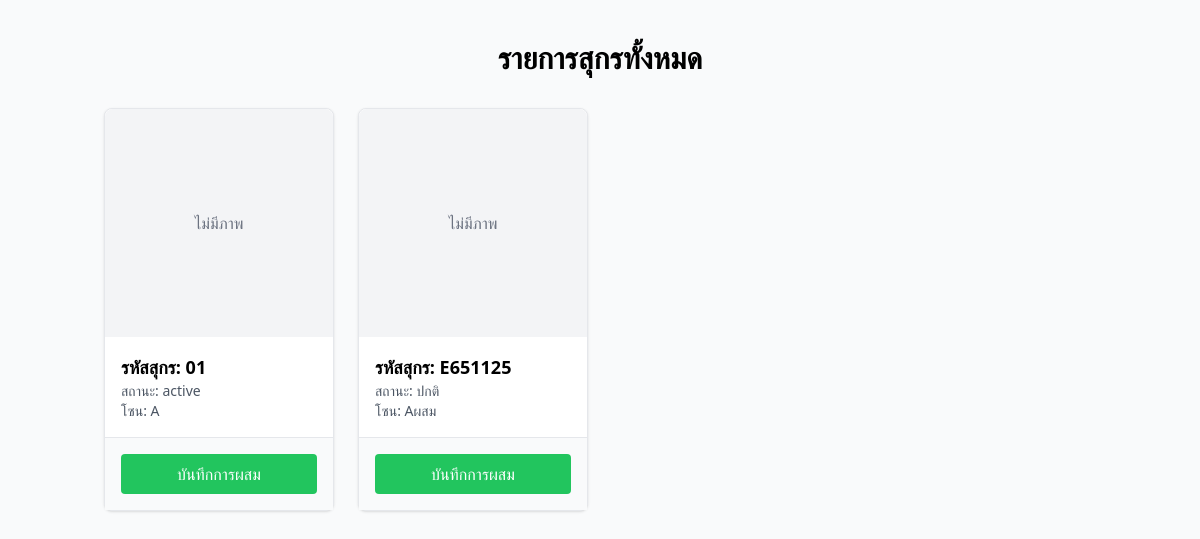
The page /pigs/ on the database as committed earlier.
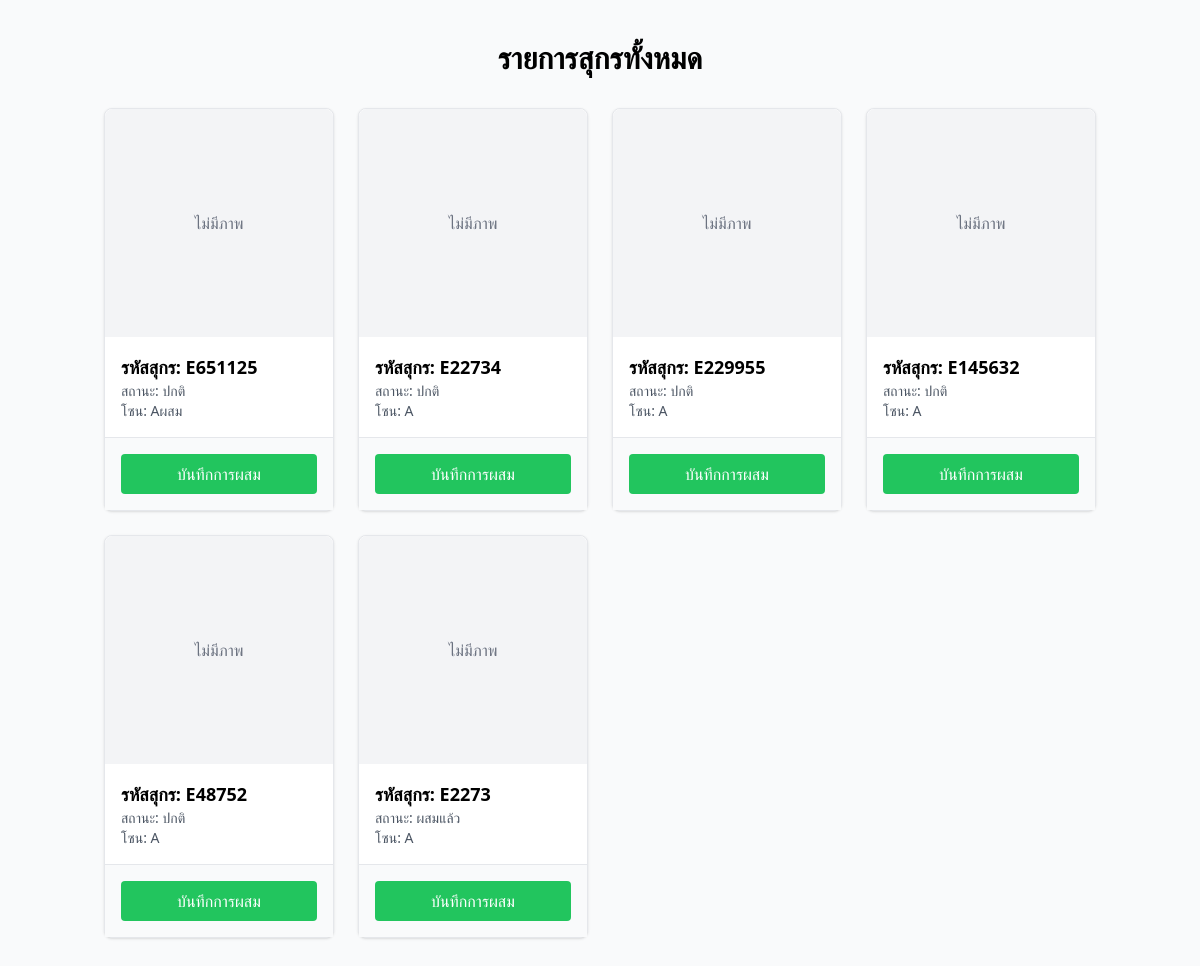
The same page on the database as committed later.
### myapp/models.py (models this page shows, shortened)
class Pig(models.Model):
    pig_id = models.CharField(max_length=50, unique=True)
    name = models.CharField(max_length=100)
    status = models.CharField(
        max_length=50,
        choices=[('ready', 'Ready for Breeding'), ('waiting', 'Waiting for Delivery')],
        default='ready'
    )
    zone = models.CharField(max_length=50)
    address_lock = models.CharField(max_length=100)
    image = models.ImageField(upload_to='pigs/', blank=True, null=True)  # เพิ่มฟิลด์สำหรับอัพโหลดรูปภาพ

### myapp/views.py (the view)
# urls.py: path('pigs/', views.pig_list, name='pig_list'),  # เส้นทางสำหรับแสดงรายการหมู
def pig_list(request):
    query = request.GET.get('q', '')  # คำค้นหา
    status_filter = request.GET.get('status', '')  # สถานะ (ready หรือ waiting)
    zone_filter = request.GET.get('zone', '')  # โซน
    pigs = Pig.objects.all()
    if query:
        pigs = pigs.filter(Q(pig_id__icontains=query) | Q(name__icontains=query))
    if status_filter:
        pigs = pigs.filter(status=status_filter)
    if zone_filter:
        pigs = pigs.filter(zone__icontains=zone_filter)
    return render(request, 'myapp/pig_list.html', {'pigs': pigs})

### myapp/templates/myapp/pig_list.html (shortened to what this page needs)
<!DOCTYPE html>
<html lang="en">
<head>
    <script src="https://cdn.tailwindcss.com"></script>
</head>
<body class="bg-gray-50">
    <div class="container mx-auto px-4 py-10">
        <h1 class="text-3xl font-bold text-center mb-8">รายการสุกรทั้งหมด</h1>
        {% if pigs %}
            <div class="grid grid-cols-1 sm:grid-cols-2 lg:grid-cols-4 gap-6">
                {% for pig in pigs %}
                    <div class="bg-white border rounded-lg shadow hover:shadow-lg transition duration-200">
                        <div class="aspect-square bg-gray-100 rounded-t-lg overflow-hidden">
                            {% if pig.img %}
                                <img src="{{ pig.img.url }}" alt="สุกร {{ pig.pig_id }}" class="object-cover w-full h-full">
                            {% else %}
                                <div class="flex items-center justify-center h-full text-gray-500">ไม่มีภาพ</div>
                            {% endif %}
                        </div>
                        <div class="p-4">
                            <h3 class="text-lg font-semibold">รหัสสุกร: {{ pig.pig_id }}</h3>
                            <p class="text-sm text-gray-600">สถานะ: {{ pig.status }}</p>
                            <p class="text-sm text-gray-600">โซน: {{ pig.zone }}</p>
                        </div>
                        <div class="p-4 border-t bg-gray-50">
                            <a href="{% url 'insemination_record' pig.id %}"
                               class="block text-center bg-green-500 text-white py-2 rounded hover:bg-green-600">
                                บันทึกการผสม
                            </a>
                        </div>
                    </div>
                {% endfor %}
            </div>
        {% else %}
            <p class="text-center text-gray-500">ไม่พบข้อมูลสุกร</p>
        {% endif %}
    </div>
</body>
</html>

Rows that differ between the two databases and show on the page:
removed Pig: pig_id "01", status "active", zone "A"
added Pig: pig_id "E22734", status "ปกติ", zone "A"
added Pig: pig_id "E229955", status "ปกติ", zone "A"
added Pig: pig_id "E145632", status "ปกติ", zone "A"
added Pig: pig_id "E48752", status "ปกติ", zone "A"
added Pig: pig_id "E2273", status "ผสมแล้ว", zone "A"
